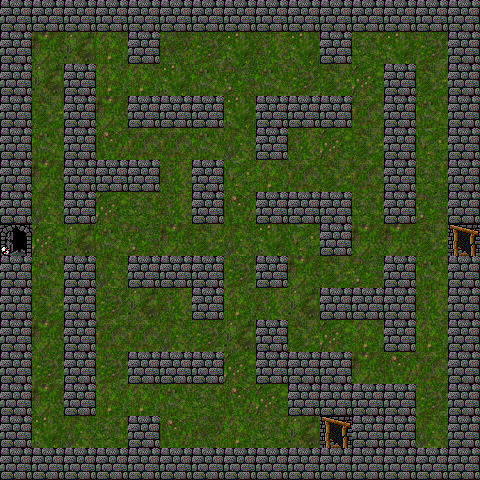

Rendered tile map (Tiled .tmx) drawn with the repository's tilesets; below, a short description and the map source with its tile grids summarised:
An orthogonal 15x15 tile map with 32x32 px tiles, 3 tile layers (HiddenLayer, LowerLayer, UpperLayer), 4 tilesets.

<map version="1.0" orientation="orthogonal" renderorder="right-down" width="15" height="15" tilewidth="32" tileheight="32" nextobjectid="1">
 <tileset firstgid="1" name="Grass" tilewidth="32" tileheight="32" tilecount="16">
  <image source="../images/grass.png" width="128" height="128" />
 </tileset>
 <tileset firstgid="17" name="DungeonTiles" tilewidth="32" tileheight="32" tilecount="90">
  <image source="../images/dungeontiles.gif" width="288" height="320" />
  <tile id="0">
   <properties>
    <property name="blocked" value="true" />
   </properties>
  </tile>
  <tile id="1">
   <properties>
    <property name="blocked" value="true" />
   </properties>
  </tile>
  <tile id="2">
   <properties>
    <property name="blocked" value="true" />
   </properties>
  </tile>
  <tile id="3">
   <properties>
    <property name="blocked" value="true" />
   </properties>
  </tile>
  <tile id="4">
   <properties>
    <property name="blocked" value="true" />
   </properties>
  </tile>
  <tile id="5">
   <properties>
    <property name="blocked" value="true" />
   </properties>
  </tile>
  <tile id="6">
   <properties>
    <property name="blocked" value="true" />
   </properties>
  </tile>
  <tile id="7">
   <properties>
    <property name="blocked" value="true" />
   </properties>
  </tile>
  <tile id="8">
   <properties>
    <property name="blocked" value="true" />
   </properties>
  </tile>
  <tile id="36">
   <properties>
    <property name="blocked" value="true" />
   </properties>
  </tile>
  <tile id="37">
   <properties>
    <property name="blocked" value="true" />
   </properties>
  </tile>
  <tile id="38">
   <properties>
    <property name="blocked" value="true" />
   </properties>
  </tile>
  <tile id="39">
   <properties>
    <property name="blocked" value="true" />
   </properties>
  </tile>
  <tile id="40">
   <properties>
    <property name="blocked" value="true" />
   </properties>
  </tile>
  <tile id="41">
   <properties>
    <property name="blocked" value="true" />
   </properties>
  </tile>
  <tile id="42">
   <properties>
    <property name="blocked" value="true" />
   </properties>
  </tile>
  <tile id="43">
   <properties>
    <property name="blocked" value="true" />
   </properties>
  </tile>
  <tile id="44">
   <properties>
    <property name="blocked" value="true" />
   </properties>
  </tile>
 </tileset>
 <tileset firstgid="107" name="SpriteSheet" tilewidth="32" tileheight="32" tilecount="143">
  <image source="../images/fullSpriteSheet.png" trans="ff00ff" width="416" height="352" />
 </tileset>
 <tileset firstgid="250" name="objectStarts" tilewidth="32" tileheight="32" tilecount="16">
  <image source="../images/objectStarts.png" width="128" height="128" />
  <tile id="0">
   <properties>
    <property name="objectStart" value="player" />
   </properties>
  </tile>
  <tile id="1">
   <properties>
    <property name="objectStart" value="enemy" />
   </properties>
  </tile>
  <tile id="2">
   <properties>
    <property name="objectStart" value="" />
   </properties>
  </tile>
  <tile id="3">
   <properties>
    <property name="objectStart" value="" />
   </properties>
  </tile>
  <tile id="4">
   <properties>
    <property name="objectStart" value="bomb" />
   </properties>
  </tile>
  <tile id="5">
   <properties>
    <property name="objectStart" value="coin" />
   </properties>
  </tile>
  <tile id="8">
   <properties>
    <property name="portal" value="EAST,0,7" />
   </properties>
  </tile>
  <tile id="9">
   <properties>
    <property name="portal" value="WEST,14,7" />
   </properties>
  </tile>
  <tile id="10">
   <properties>
    <property name="portal" value="" />
   </properties>
  </tile>
  <tile id="11">
   <properties>
    <property name="portal" value="" />
   </properties>
  </tile>
 </tileset>
 <layer name="HiddenLayer" width="15" height="15">
  <data>[225 cells, 115 non-empty, 6 distinct tile ids]</data>
 </layer>
 <layer name="LowerLayer" width="15" height="15">
  <data>[225 cells, 225 non-empty, 19 distinct tile ids]</data>
 </layer>
 <layer name="UpperLayer" width="15" height="15">
  <data>[225 cells, 0 non-empty, 0 distinct tile ids]</data>
 </layer>
</map>
